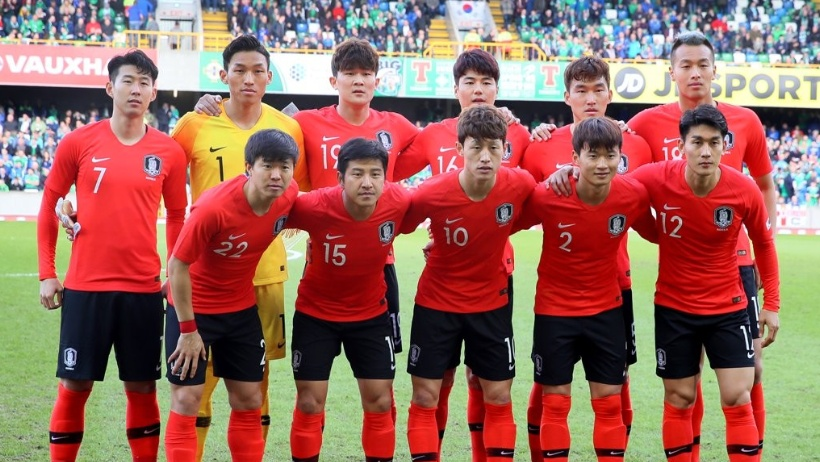
#> input picture images/soccer_01.jpg, 820 x 462 px
$ python cv69_faces_detect.py
#> lines starting #> are read from the running program, lines starting #| are printed output that depends on the picture; after the words box and inside, x2 and y2 are one past the last pixel; in counts of white or black regions, pixels touching at a corner belong together
import cv2
import numpy as np

def detectAndDisplay(frame):
    frame_gray = cv2.cvtColor(frame, cv2.COLOR_BGR2GRAY)
    frame_gray = cv2.equalizeHist(frame_gray) # 평활화 -> 좀 더 정확하게 찾기 위해서 선명하게

    #-- Detect faces
    faces = face_cascade.detectMultiScale(frame_gray)
    for (x,y,w,h) in faces:
        center = (x + w//2, y + h//2)
        frame = cv2.rectangle(frame, (x, y), (x+w, y+h), (0, 255, 0), 4)
        faceROI = frame_gray[y:y+h,x:x+w]
        # 전체 영역이 아니라 각 얼굴영역에서 눈 찾도록

        #-- In each face, detect eyes
        eyes = eyes_cascade.detectMultiScale(faceROI)

        for (x2,y2,w2,h2) in eyes:
            eye_center = (x + x2 + w2//2, y + y2 + h2//2)
            radius = int(round((w2 + h2)*0.25))
            frame = cv2.circle(frame, eye_center, radius, (255, 0, 0 ), 4)
        cv2.imshow('Capture - Face detection', frame)

img = cv2.imread("./images/soccer_01.jpg")
#> img is the input picture: shape (462, 820, 3); mean B, G, R 93.8, 104.6, 154.3

(height, width) = img.shape[:2]
#> height = 462; width = 820

cv2.imshow("Original Image", img)

face_cascade = cv2.CascadeClassifier()
eyes_cascade = cv2.CascadeClassifier()

#-- 1. Load the cascades
if not face_cascade.load('./haarcascades/haarcascade_frontalface_alt2.xml'):
    print('--(!)Error loading face cascade')
    exit(0)
if not eyes_cascade.load('./haarcascades/haarcascade_eye.xml'):
    print('--(!)Error loading eyes cascade')
    exit(0)

detectAndDisplay(img)
#> in detectAndDisplay, `frame_gray = cv2.cvtColor(frame, cv2.COLOR_BGR2GRAY)`:
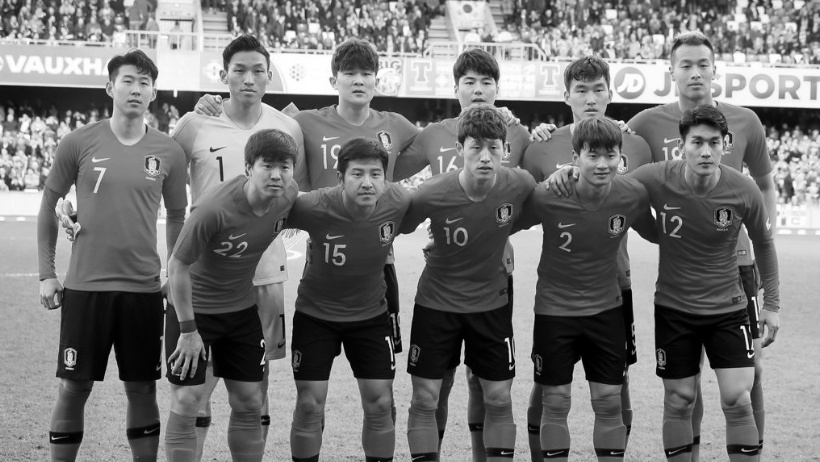
#> frame_gray: shape (462, 820); min 0, max 255, mean 118.2
#> in detectAndDisplay, `faces = face_cascade.detectMultiScale(frame_gray)`: faces = [[253, 149, 48, 48], [670, 46, 50, 50], [335, 55, 47, 47], [112, 64, 48, 48], [455, 65, 46, 46], [566, 72, 48, 48], [680, 123, 51, 51], [578, 138, 49, 49], [341, 154, 51, 51], [223, 51, 52, 52], [461, 130, 49, 49]]
#> the loop in detectAndDisplay, `for (x,y,w,h) in faces:` made 11 passes
#> (x, y, w, h, center) on passes 1 to 11: (253, 149, 48, 48, (277, 173)), (670, 46, 50, 50, (695, 71)), (335, 55, 47, 47, (358, 78)), (112, 64, 48, 48, (136, 88)), (455, 65, 46, 46, (478, 88)), (566, 72, 48, 48, (590, 96)), (680, 123, 51, 51, (705, 148)), (578, 138, 49, 49, (602, 162)), (341, 154, 51, 51, (366, 179)), (223, 51, 52, 52, (249, 77)), (461, 130, 49, 49, (485, 154))
#> pass 1, in detectAndDisplay, `frame = cv2.rectangle(frame, (x, y), (x+w, y+h), (0, 255, 0), 4)`:
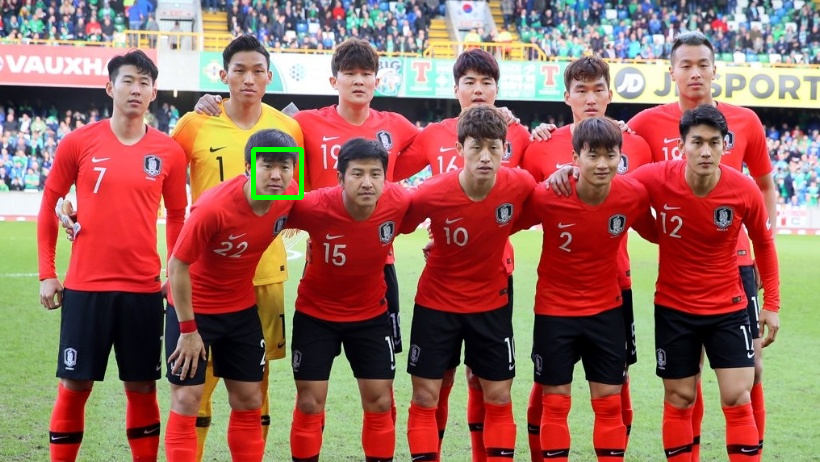
#> frame: shape (462, 820, 3); 0.25% of pixels changed, all inside (x1, y1, x2, y2) = (251, 147, 304, 200)
#> pass 1, in detectAndDisplay, `faceROI = frame_gray[y:y+h,x:x+w]`:
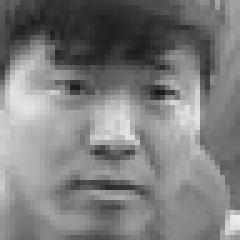
#> faceROI: shape (48, 48) (shown 5 times larger); min 25, max 236, mean 124.4
#> pass 2, in detectAndDisplay, `frame = cv2.rectangle(frame, (x, y), (x+w, y+h), (0, 255, 0), 4)`:
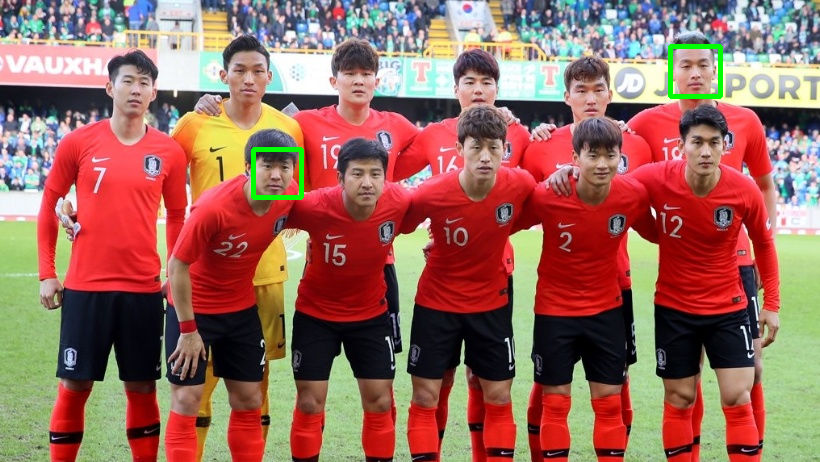
#> frame: shape (462, 820, 3); 0.26% of pixels changed, all inside (x1, y1, x2, y2) = (668, 44, 723, 99)
#> pass 2, in detectAndDisplay, `faceROI = frame_gray[y:y+h,x:x+w]`:
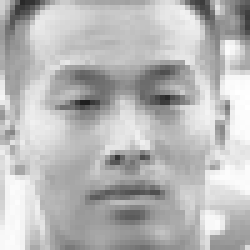
#> faceROI: shape (50, 50) (shown 5 times larger); min 30, max 255, mean 183.6
#> after the loop in detectAndDisplay, `for (x,y,w,h) in faces:`:
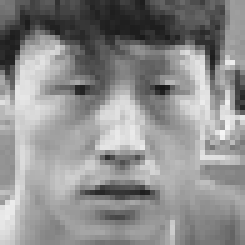
#> faceROI: shape (49, 49) (shown 5 times larger); min 23, max 245, mean 140.8
#> after the loop in detectAndDisplay, `for (x,y,w,h) in faces:`:
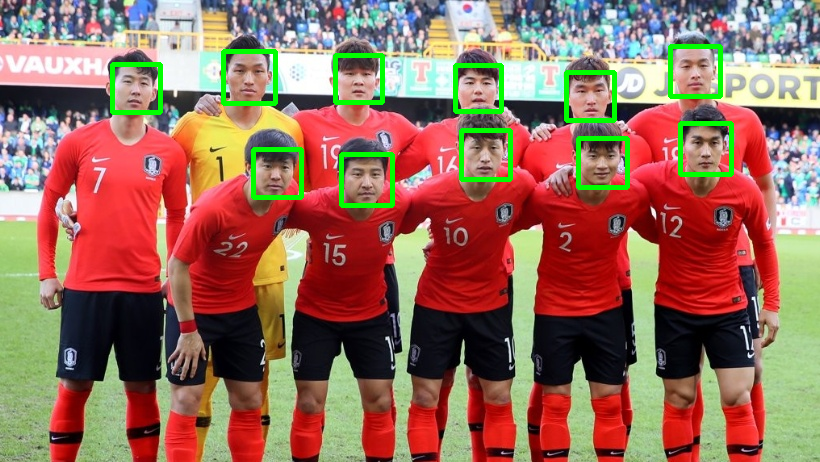
#> frame: shape (462, 820, 3); 2.3% of pixels changed, all inside (x1, y1, x2, y2) = (110, 49, 734, 208)

cv2.waitKey(0)
cv2.destroyAllWindows()

$ run again, with images/soccer_02.jpg copied over images/soccer_01.jpg
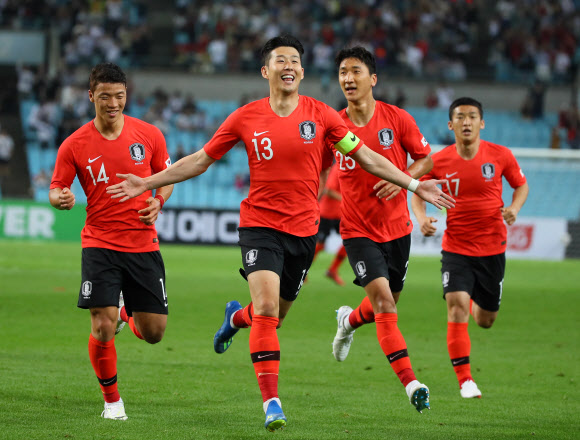
#> input picture images/soccer_02.jpg, 580 x 440 px
#> img is the input picture: shape (440, 580, 3); mean B, G, R 63.9, 95.7, 106.8
#> in detectAndDisplay, `frame_gray = cv2.equalizeHist(frame_gray)`:
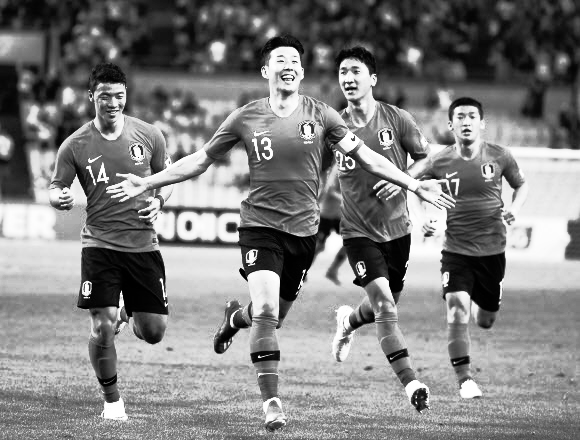
#> frame_gray: shape (440, 580); min 0, max 255, mean 128.4
#> faces = [[92, 80, 41, 41], [448, 101, 40, 40], [266, 43, 45, 45], [330, 55, 44, 44]]
#> the loop in detectAndDisplay, `for (x,y,w,h) in faces:` made 4 passes
#> (x, y, w, h, center) on passes 1 to 4: (92, 80, 41, 41, (112, 100)), (448, 101, 40, 40, (468, 121)), (266, 43, 45, 45, (288, 65)), (330, 55, 44, 44, (352, 77))
#> after the loop in detectAndDisplay, `for (x,y,w,h) in faces:`:
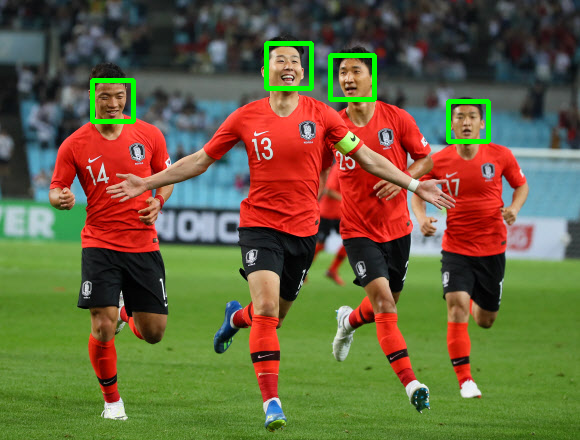
#> frame: shape (440, 580, 3); mean B, G, R 63, 98, 105.7
